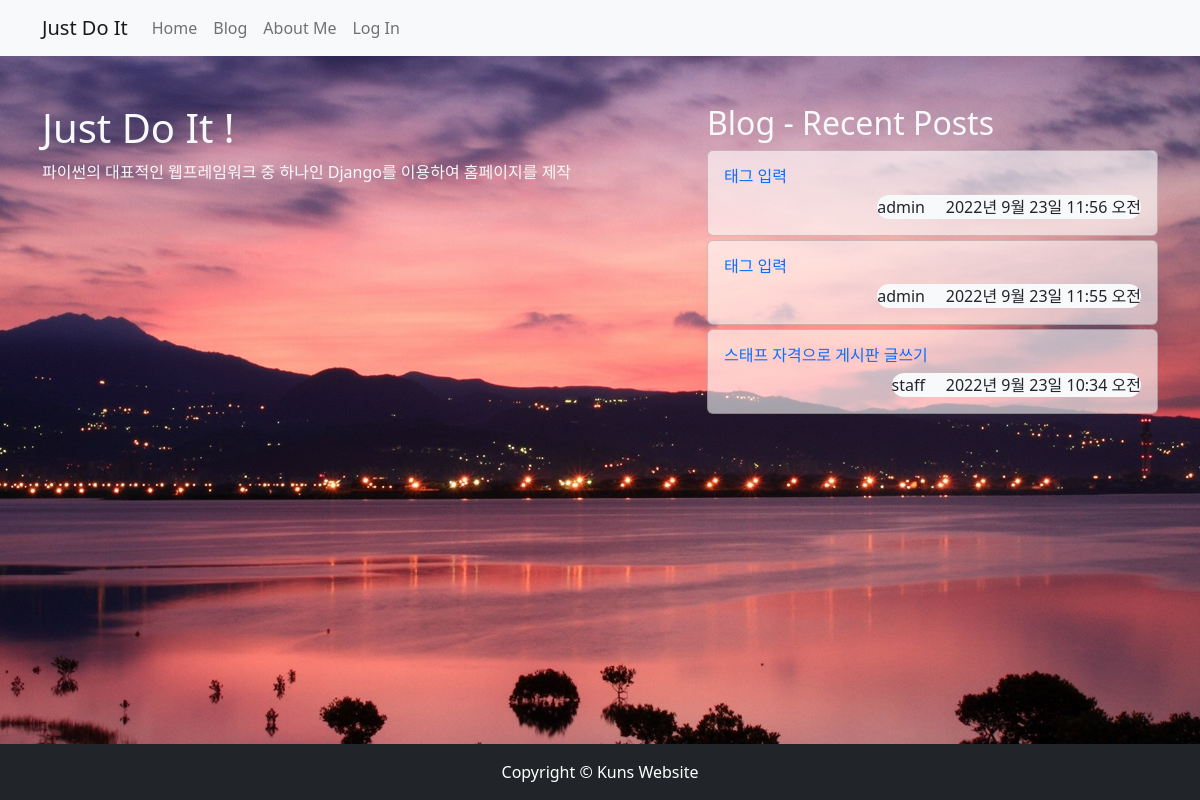
The page / on the database its author committed.
### blog/models.py (models this page shows, shortened)
class Post(models.Model):
    title = models.CharField(max_length=30) # 최대길이
    hook_text = models.CharField(max_length=100, blank=True)
    content = models.TextField() # 문자열 길이 제한 없다
    head_image = models.ImageField(upload_to='blog/images/%Y/%m/%d/',blank=True)
    file_upload = models.FileField(upload_to='blog/files/%Y/%m/%d/',blank=True)
    created_at = models.DateTimeField(auto_now_add=True) # 현재시간으로 자동저장
    updated_at = models.DateTimeField(auto_now=True) # 다시 저장한 현재시간으로 자동저장
    author = models.ForeignKey(User,null=True, on_delete=models.SET_NULL)
    category = models.ForeignKey(Category, null = True, blank= True, on_delete=models.SET_NULL)
    tags = models.ManyToManyField(Tag, blank=True)
    def get_absolute_url(self):
        return f'/blog/{self.pk}/'

### single_pages/views.py (the view)
# urls.py: path('',views.landing),
def landing(request):
    recent_posts = Post.objects.order_by('-pk')[:3]
    return render(
        request,
        'single_pages/landing.html',
        {
            'recent_posts':recent_posts,
        }
    )

### single_pages/templates/single_pages/landing.html (shortened to what this page needs)
<!DOCTYPE html>
{% load static %}
<html lang="ko">
<head>
    <link rel="stylesheet" href="{% static 'blog/bootstrap/bootstrap.min.css' %}" media="screen">
    <link rel="stylesheet" href="{% static 'single_pages/css/landing.css' %}" media="screen">
</head>
<body>
    {% include 'blog/navbar.html' %}
    <section>
        <div class="container">
            <div class="row justify-content-between">
                <div class="col-lg-6 text-light">
                    <h1 class="mt-5">Just Do It !</h1>
                    <p>파이썬의 대표적인 웹프레임워크 중 하나인 Django를 이용하여 홈페이지를 제작</p>
                </div>
                <div class="col-lg-5 mt-5">
                    <h2 class="text-light">Blog - Recent Posts</h2>
                {% for post in recent_posts %}
                <div class="card mt-1">
                    <div class="card-body">
                        <h6><a href="{{ post.get_absolute_url }}" class="text-decoration-none text dark">
                            {{ post.title }}</a></h6>
                        <span class="bagdg rounded-pill bg-light text-dark float-end">
                            {{ post.author.username }}
                            {{ post.created_at }}
                        </span>
                    </div>
                </div>
                {% endfor %}
                </div>
            </div>
        </div>
    </section>
    <div class="fixed-bottom">
    {% include 'blog/footer.html' %}
    </div>
</body>
</html>

### single_pages/static/single_pages/css/landing.css (style rules this page uses)
body { background: url(/static/single_pages/images/good.jpg) no-repeat center center fixed; }
section { margin-bottom: 150px; }
.card { background: rgba(255, 255, 255, 0.6); }

### rows shown on the page
Post: title "태그 입력", author.username "admin", created_at "2022년 9월 23일 11:56 오전"
Post: title "태그 입력", author.username "admin", created_at "2022년 9월 23일 11:55 오전"
Post: title "스태프 자격으로 게시판 글쓰기", author.username "staff", created_at "2022년 9월 23일 10:34 오전"
